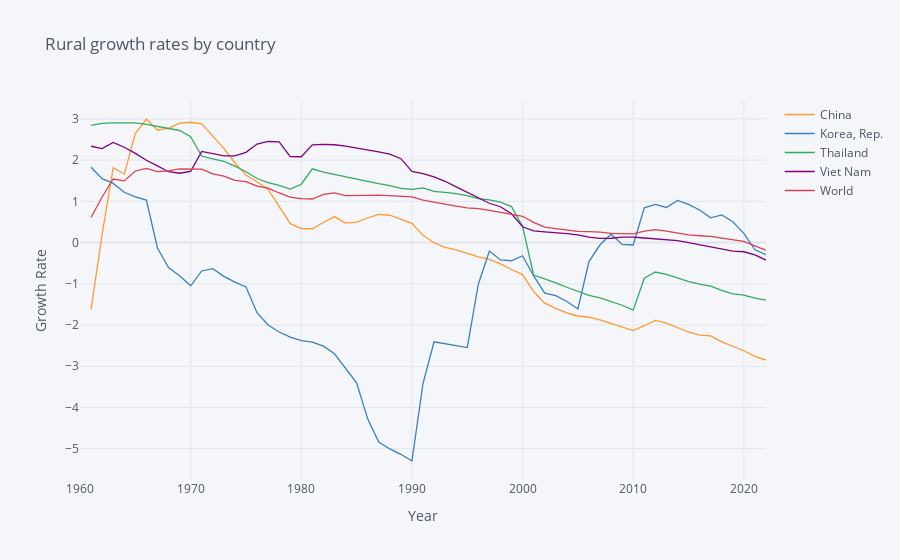

Notebook code cell kept with this figure:
### Markdown cell above
### 4.1 Rural growth rates by country

### Code cell
import numpy as np

variable_labels = {"SP.RUR.TOTL.ZG":"Rural population growth (annual %)"
                  }

# Three letter codes come from wbdata.get_country()
countries = {"KOR":"Korea, Rep.",
             "CHN":"China",
             "THA":"Thailand",
             "VNM":"Viet Nam", 
             "WLD":"World"
            }

df = wbdata.get_dataframe(variable_labels, country = countries).squeeze()

df = df.unstack('country')
# Date index is of type string; change to integers
df.index = df.index.astype(int)

# Differences (over time) in logs give us growth rates
df.iplot(title="Rural growth rates by country",
                        yTitle="Growth Rate",xTitle='Year')
